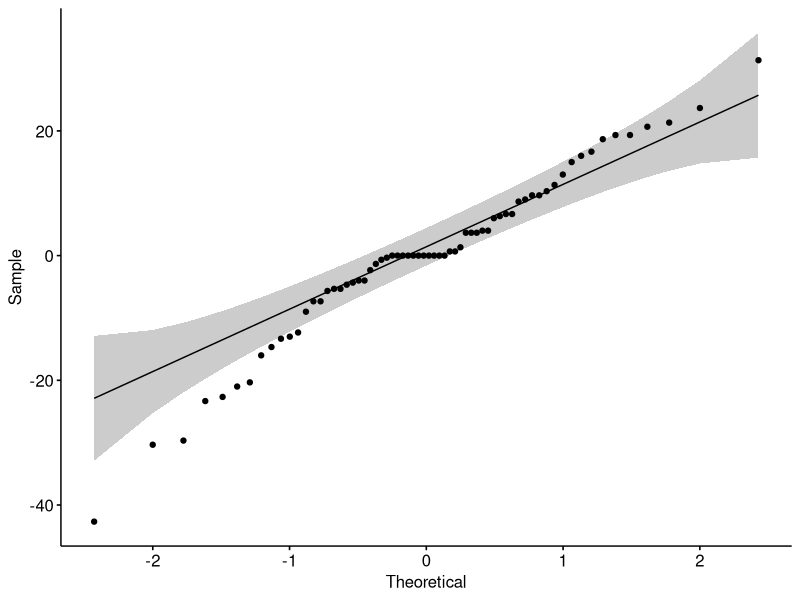

This figure's R source: (Note: this script raises an error after producing the figure.)
#!/usr/bin/Rscript
##title: "analysis of mortalities and load viral in mantle"
##author: "Pelletier Camille"
#date: 06/05/2022


'%!in%' <- function(x,y)!('%in%'(x,y))
options( "digits"=3)

###################################### Function to install / load package if it's not installed ###############################################
ipak <- function(pkg){
  new.pkg <- pkg[!(pkg %in% installed.packages()[, "Package"])]
  if (length(new.pkg)) 
    install.packages(new.pkg, dependencies = TRUE)
  sapply(pkg, require, character.only = TRUE)
}

ipak(unique(
  c( "ggplot2", "tidyr","ggpubr","tidyverse","rstatix") # plot
) )

addline_format <- function(x,...){
  gsub('//s','/n',x)
}

###################################### MORTALITIES ###############################################
#------------------------------------------------------------------import mortality datas---------------------------------------------------------------------

mortalities<- read.csv2("./data_mortality.csv", header=T)
viralLoad<- read.csv2("./load_viral_TR463.csv", header=F)
meanViralLoad<- read.csv2("./load_viral_moyen_TR463.csv", header=T) 


#------------------------------------------------------------------prepare datas------------------------------------------------------------------------------
mat_mortalities <- matrix(data=0,nrow=nrow(mortalities)*(ncol(mortalities)-1),ncol=4)
colnames(mat_mortalities) <- c("Fam_Gen", "Fam", "Gen", "Morta")

compteur=1
for (i in 1:nrow(mortalities)){
  Fam_i <- mortalities[i,1]
  for (j in 2:ncol(mortalities)){
    Gen_name <- colnames(mortalities)[j]
    Gen_i <- mortalities[i,j]
    
    mat_mortalities[compteur,1] <- paste0(Fam_i,"_",Gen_name)
    mat_mortalities[compteur,4] <- Gen_i
    mat_mortalities[compteur,2] <- Fam_i
    mat_mortalities[compteur,3] <-Gen_name
    compteur <- compteur+1
  }
  
}


mat_mortalities <- na.omit(as.data.frame(mat_mortalities))
mat_mortalities <- as.data.frame(mat_mortalities)
mat_mortalities$Morta <- as.numeric(mat_mortalities$Morta)
mat_mortalities <- mat_mortalities[mat_mortalities[,4]!=0,]


#------------------------------------------------------------------test for significance----------------------------------------------------------------------


kruskal.test(Morta ~ Gen, data = mat_mortalities)
kruskal.test(Morta ~ Fam, data = mat_mortalities)



# Construire le modèle linéaire
model  <- lm(Morta ~ Gen, data = mat_mortalities)
# Créer un QQ plot des résidus
ggqqplot(residuals(model))

# Calculer le test de normalité de Shapiro-Wilk
shapiro_test(residuals(model))


mat_mortalities %>% group_by(Gen) %>% shapiro_test(Morta)


summary_stats_morta_gen<- mat_mortalities %>% group_by(Gen) %>% get_summary_stats(Morta, type="mean_sd")
summary_stats_morta_fam<- mat_mortalities %>% group_by(Fam) %>% get_summary_stats(Morta, type="mean_sd")


bxp <- ggboxplot(
  mat_mortalities, x = "Fam", y = "Morta",
  color = "Fam", palette = "jco"
)
bxp




res.aov <- mat_mortalities_ordered  %>% anova_test(Morta ~ Gen)
res.aov
res.aov <- mat_mortalities %>% anova_test(Morta ~ Fam)
res.aov

###significance test familly
GT3_GT5 <- mat_mortalities[mat_mortalities$Fam == "GT3"|mat_mortalities$Fam == "GT5_2",]
GT3_GT5 <- GT3_GT5[GT3_GT5[,4]!=0,]
t.test(Morta ~ Fam, data = GT3_GT5)
wilcox.test(Morta ~ Fam, data = GT3_GT5)


GT3_GT9 <- mat_mortalities[mat_mortalities$Fam == "GT3"|mat_mortalities$Fam == "GT9",]
GT3_GT9 <- GT3_GT9[GT3_GT9[,4]!=0,]
t.test(Morta ~ Fam, data = GT3_GT9)
wilcox.test(Morta ~ Fam, data = GT3_GT9)

GT5_GT9 <- mat_mortalities[mat_mortalities$Fam == "GT5_2"|mat_mortalities$Fam == "GT9",]
GT5_GT9 <- GT5_GT9[GT5_GT9[,4]!=0,]
t.test(Morta ~ Fam, data = GT5_GT9)
wilcox.test(Morta ~ Fam, data = GT5_GT9)

###significance test generation


results <- list()

# Nom des variables numériques pour lesquelles on veut faire le test
variables_to_test <- mat_mortalities$Fam_Gen %>% 
  
  colnames(mat_mortalities)[sapply(mat_mortalities, is.numeric) & colnames(mat_mortalities) != "Morta"]

for (var in variables_to_test) {
  
  # Sous-ensemble des données avec les familles GT3 et GT5_2
  GT3_GT5 <- mat_mortalities[mat_mortalities$Fam %in% c("GT3", "GT5_2"), c("Fam", var)]
  
  # Suppression des lignes avec valeur 0 ou NA dans la variable considérée
  GT3_GT5 <- GT3_GT5[GT3_GT5[[var]] != 0 & !is.na(GT3_GT5[[var]]), ]
  
  # Vérification qu'on a bien au moins deux familles présentes avec au moins une valeur
  if (length(unique(GT3_GT5$Fam)) == 2 && nrow(GT3_GT5) >= 3) {
    test_result <- t.test(as.formula(paste(var, "~ Fam")), data = GT3_GT5)
    results[[var]] <- list(p.value = test_result$p.value, statistic = test_result$statistic)
  } else {
    results[[var]] <- "Insufficient data"
  }
}



###################################### VIRAL LOAD ###############################################

#------------------------------------------------------------------prepare datas--------------------------------------------------------------------------

viralLoad_family <- viralLoad %>% 
  tidyr::separate(V1, c("Family","Replicate"), sep =c("_") ,remove = FALSE) %>%
  dplyr::mutate(param= glue::glue("{Family}_{V2}"))


#------------------------------------------------------------------plot datas--------------------------------------------------------------------------

p <- ggplot(viralLoad_family, aes(x=V2, y=V3, fill=Family)) + scale_y_continuous(trans='log10') +
  geom_boxplot(position=position_dodge(1))+  scale_x_discrete(limits=c("G0", "G5", "G10","G13","G15","G18","G20","G24","G28")) +
  geom_dotplot(binaxis='y', stackdir='center', dotsize=0.5,
               position=position_dodge(1)) +scale_fill_manual(values=c("#0033FF", "#FF9933", "#99CC00"))+
  geom_line(data = meanViralLoad[meanViralLoad$Family == "GT3",], 
            mapping = aes(x = Generation, y = Load, group=1),color="#0033FF", linewidth=2)+
  geom_line(data = meanViralLoad[meanViralLoad$Family == "GT5",], 
            mapping = aes(x = Generation, y = Load, group=1),color="#FF9933", linewidth=2)+
  geom_line(data = meanViralLoad[meanViralLoad$Family == "GT9",], 
            mapping = aes(x = Generation, y = Load, group=1),color="#99CC00", linewidth=2) + 
  ggtitle("Charge virale dans les échantillons au cours \n des générations d'infections") +
  xlab("Charge virale (Nombre de copies/ng ADN)") + ylab("Générations") + theme_classic()


p

#------------------------------------------------------------------test for significance----------------------------------------------------------------------

# Construire le modèle linéaire
model1 <- lm(V3 ~ V2, data = viralLoad_family)
model2  <- lm(V3 ~ Family, data = viralLoad_family)
# Créer un QQ plot des résidus
ggqqplot(residuals(model1))
ggqqplot(residuals(model2))
# Calculer le test de normalité de Shapiro-Wilk
shapiro_test(residuals(model1))
shapiro_test(residuals(model2))

kruskal.test(V3 ~ V2, data = viralLoad_family)
kruskal.test(V3 ~ Family, data = viralLoad_family)


summary_stats_loadVir_gen<- viralLoad_family %>% group_by(V2) %>% get_summary_stats(V3, type="mean_sd")
summary_stats_loadVir_fam<- viralLoad_family %>% group_by(Family) %>% get_summary_stats(V3, type="mean_sd")
summary_stats_loadVir_fam_Gen<- viralLoad_family %>% group_by(Family,V2) %>% get_summary_stats(V3, type="mean_sd")

res.aov1 <- viralLoad_family  %>% anova_test(V3 ~ V2)
res.aov1
res.aov2 <- viralLoad_family %>% anova_test(V3 ~ Family)
res.aov2

###significance test GT3
GT3_G0_G5 <- viralLoad_family[viralLoad_family$param == "GT3_G0"|viralLoad_family$param == "GT3_G5",]
t.test(V3 ~ param, data = GT3_G0_G5)
wilcox.test(V3 ~ param, data = GT3_G0_G5)

GT3_G5_G10 <- viralLoad_family[viralLoad_family$param == "GT3_G5"|viralLoad_family$param == "GT3_G10",]
t.test(V3 ~ param, data = GT3_G5_G10)
wilcox.test(V3 ~ param, data = GT3_G5_G10)

GT3_G10_G13 <- viralLoad_family[viralLoad_family$param == "GT3_G10"|viralLoad_family$param == "GT3_G13",]
t.test(V3 ~ param, data = GT3_G10_G13)
wilcox.test(V3 ~ param, data = GT3_G10_G13)

#G0-10
GT3_G0_G10 <- viralLoad_family[viralLoad_family$param == "GT3_G0"|viralLoad_family$param == "GT3_G10",]
t.test(V3 ~ param, data = GT3_G0_G10)
wilcox.test(V3 ~ param, data = GT3_G0_G10)

#G0-13
GT3_G0_G13 <- viralLoad_family[viralLoad_family$param == "GT3_G0"|viralLoad_family$param == "GT3_G13",]
t.test(V3 ~ param, data = GT3_G0_G13)
wilcox.test(V3 ~ param, data = GT3_G0_G13)

#G5-13
GT3_G5_G13 <- viralLoad_family[viralLoad_family$param == "GT3_G5"|viralLoad_family$param == "GT3_G13",]
t.test(V3 ~ param, data = GT3_G5_G13)
wilcox.test(V3 ~ param, data = GT3_G5_G13)

###significance test GT5

GT5_G0_G5 <- viralLoad_family[viralLoad_family$param == "GT5_G0"|viralLoad_family$param == "GT5_G5",]
t.test(V3 ~ param, data = GT5_G0_G5)
wilcox.test(V3 ~ param, data = GT5_G0_G5)

GT5_G5_G10 <- viralLoad_family[viralLoad_family$param == "GT5_G5"|viralLoad_family$param == "GT5_G10",]
t.test(V3 ~ param, data = GT5_G5_G10)
wilcox.test(V3 ~ param, data = GT5_G5_G10)

GT5_G10_G15 <- viralLoad_family[viralLoad_family$param == "GT5_G10"|viralLoad_family$param == "GT5_G15",]
t.test(V3 ~ param, data = GT5_G10_G15)
wilcox.test(V3 ~ param, data = GT5_G10_G15)

GT5_G15_G18 <- viralLoad_family[viralLoad_family$param == "GT5_G15"|viralLoad_family$param == "GT5_G18",]
t.test(V3 ~ param, data = GT5_G15_G18)
wilcox.test(V3 ~ param, data = GT5_G15_G18)

#G0-10
GT5_G0_G10 <- viralLoad_family[viralLoad_family$param == "GT5_G0"|viralLoad_family$param == "GT5_G10",]
t.test(V3 ~ param, data = GT5_G0_G10)
wilcox.test(V3 ~ param, data = GT5_G0_G10)

#G0-15
GT5_G0_G15 <- viralLoad_family[viralLoad_family$param == "GT5_G0"|viralLoad_family$param == "GT5_G15",]
t.test(V3 ~ param, data = GT5_G0_G15)
wilcox.test(V3 ~ param, data = GT5_G0_G15)

#G0-18
GT5_G0_G18 <- viralLoad_family[viralLoad_family$param == "GT5_G0"|viralLoad_family$param == "GT5_G18",]
t.test(V3 ~ param, data = GT5_G0_G18)
wilcox.test(V3 ~ param, data = GT5_G0_G18)


#G5-15
GT5_G5_G15 <- viralLoad_family[viralLoad_family$param == "GT5_G5"|viralLoad_family$param == "GT5_G15",]
t.test(V3 ~ param, data = GT5_G5_G15)
wilcox.test(V3 ~ param, data = GT5_G5_G15)

#G5-18
GT5_G5_G18 <- viralLoad_family[viralLoad_family$param == "GT5_G5"|viralLoad_family$param == "GT5_G18",]
t.test(V3 ~ param, data = GT5_G5_G18)
wilcox.test(V3 ~ param, data = GT5_G5_G18)

#G10-18
GT5_G10_G18 <- viralLoad_family[viralLoad_family$param == "GT5_G10"|viralLoad_family$param == "GT5_G18",]
t.test(V3 ~ param, data = GT5_G10_G18)
wilcox.test(V3 ~ param, data = GT5_G10_G18)

###significance test GT9

GT9_G0_G5 <- viralLoad_family[viralLoad_family$param == "GT9_G0"|viralLoad_family$param == "GT9_G5",]
t.test(V3 ~ param, data = GT9_G0_G5)
wilcox.test(V3 ~ param, data = GT9_G0_G5)

GT9_G5_G10 <- viralLoad_family[viralLoad_family$param == "GT9_G5"|viralLoad_family$param == "GT9_G10",]
t.test(V3 ~ param, data = GT9_G5_G10)
wilcox.test(V3 ~ param, data = GT9_G5_G10)

GT9_G10_G15 <- viralLoad_family[viralLoad_family$param == "GT9_G10"|viralLoad_family$param == "GT9_G15",]
t.test(V3 ~ param, data = GT9_G10_G15)
wilcox.test(V3 ~ param, data = GT9_G10_G15)

GT9_G15_G20 <- viralLoad_family[viralLoad_family$param == "GT9_G15"|viralLoad_family$param == "GT9_G20",]
t.test(V3 ~ param, data = GT9_G15_G20)
wilcox.test(V3 ~ param, data = GT9_G15_G20)

GT9_G20_G24 <- viralLoad_family[viralLoad_family$param == "GT9_G20"|viralLoad_family$param == "GT9_G24",]
t.test(V3 ~ param, data = GT9_G20_G24)
wilcox.test(V3 ~ param, data = GT9_G20_G24)

GT9_G24_G28 <- viralLoad_family[viralLoad_family$param == "GT9_G24"|viralLoad_family$param == "GT9_G28",]
t.test(V3 ~ param, data = GT9_G24_G28)
wilcox.test(V3 ~ param, data = GT9_G24_G28)


#G0-10
GT9_G0_G10 <- viralLoad_family[viralLoad_family$param == "GT9_G0"|viralLoad_family$param == "GT9_G10",]
t.test(V3 ~ param, data = GT9_G0_G10)
wilcox.test(V3 ~ param, data = GT9_G0_G10)

#G0-15
GT9_G0_G15 <- viralLoad_family[viralLoad_family$param == "GT9_G0"|viralLoad_family$param == "GT9_G15",]
t.test(V3 ~ param, data = GT9_G0_G15)
wilcox.test(V3 ~ param, data = GT9_G0_G15)

#G0-20
GT9_G0_G20 <- viralLoad_family[viralLoad_family$param == "GT9_G0"|viralLoad_family$param == "GT9_G20",]
t.test(V3 ~ param, data = GT9_G0_G20)
wilcox.test(V3 ~ param, data = GT9_G0_G20)

#G0-24
GT9_G0_G24 <- viralLoad_family[viralLoad_family$param == "GT9_G0"|viralLoad_family$param == "GT9_G24",]
t.test(V3 ~ param, data = GT9_G0_G24)
wilcox.test(V3 ~ param, data = GT9_G0_G24)

#G0-28
GT9_G0_G28 <- viralLoad_family[viralLoad_family$param == "GT9_G0"|viralLoad_family$param == "GT9_G28",]
t.test(V3 ~ param, data = GT9_G0_G28)
wilcox.test(V3 ~ param, data = GT9_G0_G28)

#G5-15
GT9_G5_G15 <- viralLoad_family[viralLoad_family$param == "GT9_G5"|viralLoad_family$param == "GT9_G15",]
t.test(V3 ~ param, data = GT9_G5_G15)
wilcox.test(V3 ~ param, data = GT9_G5_G15)

#G5-20
GT9_G5_G20 <- viralLoad_family[viralLoad_family$param == "GT9_G5"|viralLoad_family$param == "GT9_G20",]
t.test(V3 ~ param, data = GT9_G5_G20)
wilcox.test(V3 ~ param, data = GT9_G5_G20)

#G5-24
GT9_G5_G24 <- viralLoad_family[viralLoad_family$param == "GT9_G5"|viralLoad_family$param == "GT9_G24",]
t.test(V3 ~ param, data = GT9_G5_G24)
wilcox.test(V3 ~ param, data = GT9_G5_G24)

#G5-28
GT9_G5_G28 <- viralLoad_family[viralLoad_family$param == "GT9_G5"|viralLoad_family$param == "GT9_G28",]
t.test(V3 ~ param, data = GT9_G5_G28)
wilcox.test(V3 ~ param, data = GT9_G5_G28)

#G10-20
GT9_G10_G20 <- viralLoad_family[viralLoad_family$param == "GT9_G10"|viralLoad_family$param == "GT9_G20",]
t.test(V3 ~ param, data = GT9_G10_G20)
wilcox.test(V3 ~ param, data = GT9_G10_G20)

#G10-24
GT9_G10_G24 <- viralLoad_family[viralLoad_family$param == "GT9_G10"|viralLoad_family$param == "GT9_G24",]
t.test(V3 ~ param, data = GT9_G10_G24)
wilcox.test(V3 ~ param, data = GT9_G10_G24)

#G10-28
GT9_G10_G28 <- viralLoad_family[viralLoad_family$param == "GT9_G10"|viralLoad_family$param == "GT9_G28",]
t.test(V3 ~ param, data = GT9_G10_G28)
wilcox.test(V3 ~ param, data = GT9_G10_G28)

#G15-24
GT9_G15_G24 <- viralLoad_family[viralLoad_family$param == "GT9_G15"|viralLoad_family$param == "GT9_G24",]
t.test(V3 ~ param, data = GT9_G15_G24)
wilcox.test(V3 ~ param, data = GT9_G15_G24)

#G15-28
GT9_G15_G28 <- viralLoad_family[viralLoad_family$param == "GT9_G15"|viralLoad_family$param == "GT9_G28",]
t.test(V3 ~ param, data = GT9_G15_G28)
wilcox.test(V3 ~ param, data = GT9_G15_G28)

#G20-28
GT9_G20_G28 <- viralLoad_family[viralLoad_family$param == "GT9_G20"|viralLoad_family$param == "GT9_G28",]
t.test(V3 ~ param, data = GT9_G20_G28)
wilcox.test(V3 ~ param, data = GT9_G20_G28)

###significance test G0
GT3_GT5_G0 <- viralLoad_family[viralLoad_family$param == "GT3_G0"|viralLoad_family$param == "GT5_G0",]
t.test(V3 ~ param, data = GT3_GT5_G0)
wilcox.test(V3 ~ param, data = GT3_GT5_G0)

GT5_GT9_G0 <- viralLoad_family[viralLoad_family$param == "GT5_G0"|viralLoad_family$param == "GT9_G0",]
t.test(V3 ~ param, data = GT5_GT9_G0)
wilcox.test(V3 ~ param, data = GT5_GT9_G0)

GT3_GT9_G0 <- viralLoad_family[viralLoad_family$param == "GT3_G0"|viralLoad_family$param == "GT9_G0",]
t.test(V3 ~ param, data = GT3_GT9_G0)
wilcox.test(V3 ~ param, data = GT3_GT9_G0)


###significance test G5
GT3_GT5_G5 <- viralLoad_family[viralLoad_family$param == "GT3_G5"|viralLoad_family$param == "GT5_G5",]
t.test(V3 ~ param, data = GT3_GT5_G5)
wilcox.test(V3 ~ param, data = GT3_GT5_G5)

GT5_GT9_G5 <- viralLoad_family[viralLoad_family$param == "GT5_G5"|viralLoad_family$param == "GT9_G5",]
t.test(V3 ~ param, data = GT5_GT9_G5)
wilcox.test(V3 ~ param, data = GT5_GT9_G5)

GT3_GT9_G5 <- viralLoad_family[viralLoad_family$param == "GT3_G5"|viralLoad_family$param == "GT9_G5",]
t.test(V3 ~ param, data = GT3_GT9_G5)
wilcox.test(V3 ~ param, data = GT3_GT9_G5)


###significance test G10
GT3_GT5_G10 <- viralLoad_family[viralLoad_family$param == "GT3_G10"|viralLoad_family$param == "GT5_G10",]
t.test(V3 ~ param, data = GT3_GT5_G10)
wilcox.test(V3 ~ param, data = GT3_GT5_G10)

GT5_GT9_G10 <- viralLoad_family[viralLoad_family$param == "GT5_G10"|viralLoad_family$param == "GT9_G10",]
t.test(V3 ~ param, data = GT5_GT9_G10)
wilcox.test(V3 ~ param, data = GT5_GT9_G10)

GT3_GT9_G10 <- viralLoad_family[viralLoad_family$param == "GT3_G10"|viralLoad_family$param == "GT9_G10",]
t.test(V3 ~ param, data = GT3_GT9_G10)
wilcox.test(V3 ~ param, data = GT3_GT9_G10)


###significance test G15
GT3_GT5_G15 <- viralLoad_family[viralLoad_family$param == "GT3_G13"|viralLoad_family$param == "GT5_G15",]
t.test(V3 ~ param, data = GT3_GT5_G15)
wilcox.test(V3 ~ param, data = GT3_GT5_G15)

GT5_GT9_G15 <- viralLoad_family[viralLoad_family$param == "GT5_G15"|viralLoad_family$param == "GT9_G15",]
t.test(V3 ~ param, data = GT5_GT9_G15)
wilcox.test(V3 ~ param, data = GT5_GT9_G15)

GT3_GT9_G15 <- viralLoad_family[viralLoad_family$param == "GT3_G13"|viralLoad_family$param == "GT9_G15",]
t.test(V3 ~ param, data = GT3_GT9_G15)
wilcox.test(V3 ~ param, data = GT3_GT9_G15)

###significance test G20
GT5_GT9_G20 <- viralLoad_family[viralLoad_family$param == "GT5_G18"|viralLoad_family$param == "GT9_G20",]
t.test(V3 ~ param, data = GT5_GT9_G20)
wilcox.test(V3 ~ param, data = GT5_GT9_G20)
